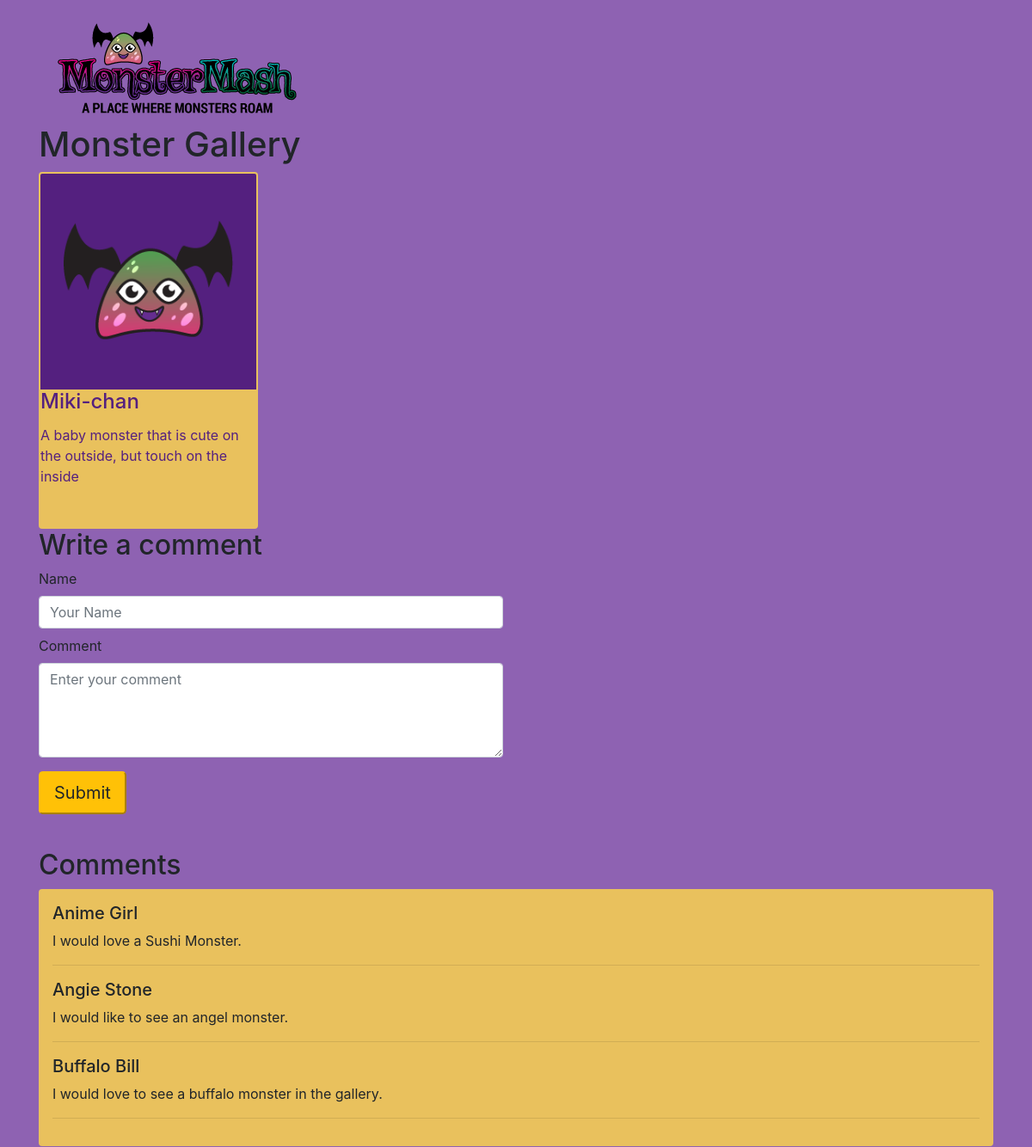
/ (upper part), run on an earlier commit of the app's database.
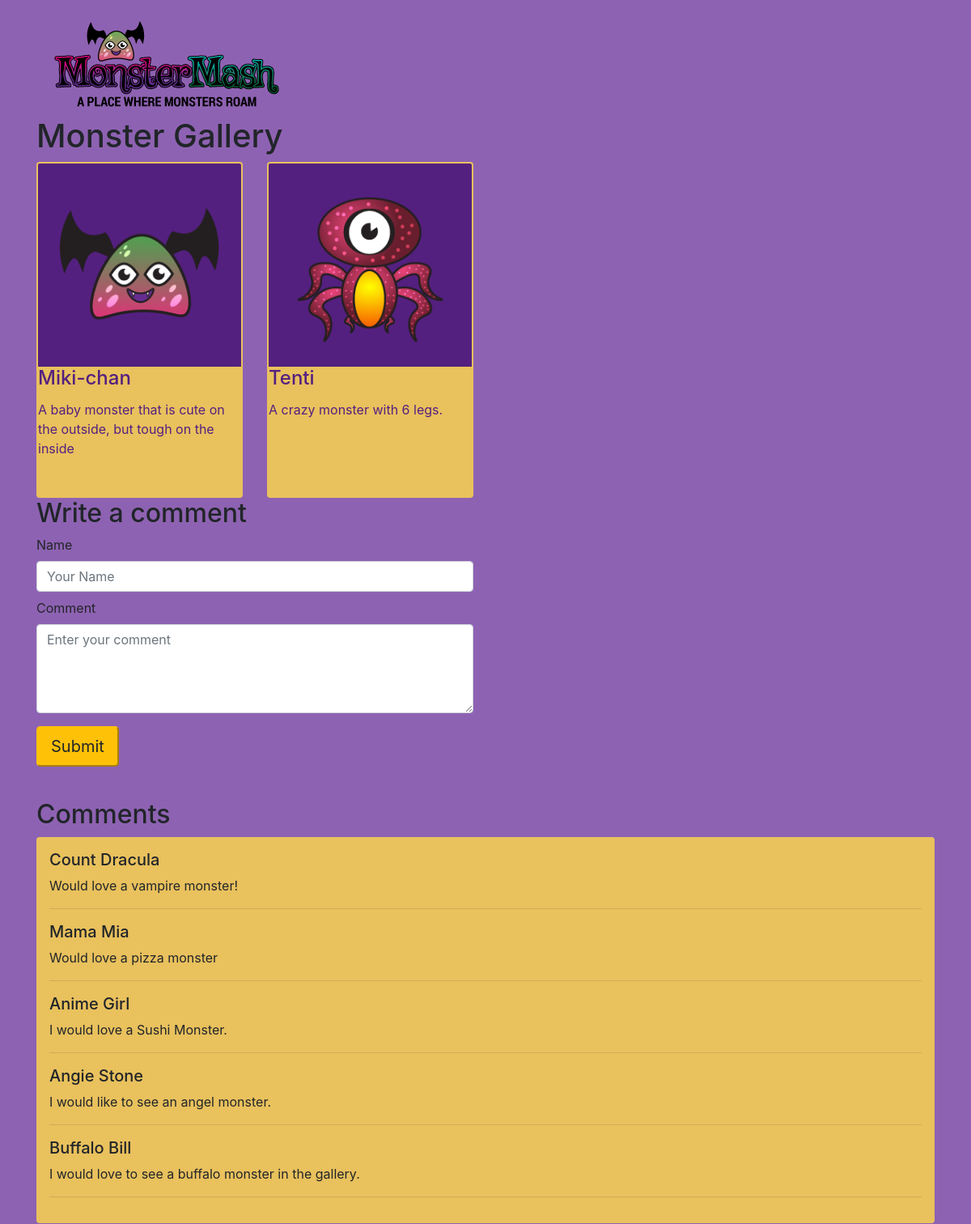
And on a later commit of the database.
### tables this page shows
CREATE TABLE `monsters` (
  `name` varchar(20) NOT NULL,
  `description` text NOT NULL,
  `img_path` varchar(120) NOT NULL
);

CREATE TABLE `comments` (
  `id` int(11) NOT NULL,
  `name` varchar(20) NOT NULL,
  `comment` varchar(120) NOT NULL
);

### inc/comments_section.php (the view, shortened to what this page needs)
<section id="display_comments">
        <h2>Comments</h2>
        <div id="comment-box">
			<?php
				$sql = 'SELECT name, comment FROM comments ORDER BY id DESC';
                $stmt = $db->prepare($sql);
                $stmt->execute();
                $rows = $stmt->fetchAll();
				foreach ( $rows as $comment) {
					$name = $comment['name'];
					$comment = $comment['comment'];
					echo "<h5>".$name."</h5>";
					echo "<p>".$comment."</p><hr>";
				}
			?>
        </div>
</section>

### inc/header.php (shortened to what this page needs)
<!DOCTYPE html>
<html lang="en">
  <head>
    <link rel="stylesheet" href="https://maxcdn.bootstrapcdn.com/bootstrap/4.0.0-alpha.2/css/bootstrap.min.css">
  	<link rel="stylesheet" type="text/css" href="https://maxcdn.bootstrapcdn.com/font-awesome/4.6.3/css/font-awesome.min.css">
    <link rel="stylesheet" type="text/css" href="css/main.css">
  </head>
  <body>
    <div class="container">
        <div id="logo" class="center-block"><a href="index.php"></a></div>

### inc/gallery.php
<?php
    $pageTitle = 'Monster Gallery';
?>
<section id="gallery">
    <h1 id="pageTitle"><?php echo $pageTitle; ?></h1>
    <div class="row">
    <?php
        $sql = 'SELECT * FROM monsters';
        $monsters = $db->prepare($sql);
        $monsters->execute();
        foreach ( $monsters as $monster) {
            $name = $monster["name"];
            $desc = $monster["description"];
            $img = $monster["img_path"];
            $monsterCard = '';
            $monsterCard .= '<div class="col-lg-3 col-sm-6"><div class="card monsterCard">';
            $monsterCard .= '<img class="card-img-top img-fluid center-block" src="'. $img .'" alt="'. $name .'">';
            $monsterCard .= '<div class="card-block"><h4 class="card-title">'. $name .'</h4>';
            $monsterCard .= '<p class="card-text">'. $desc .'</p></div></div></div>';
            echo $monsterCard;
        }
    ?>
    </div>
</section>

### index.php (shortened to what this page needs)
<?php
    include("inc/header.php");
?>
    <?php include("inc/gallery.php"); ?>
    <section id="comment_section">
        <div class="row">
            <div class="col-md-6">
                <h2>Write a comment</h2>
                <form method="POST" action="post_comment.php">
                 <div class="form-group">
                    <label for="name">Name</label>
                    <input id="name" class="form-control" type="text" name="name" placeholder="Your Name" maxlength="20">
                    <label for="comment">Comment</label>
                    <textarea id="comment" class="form-control" name="comment" rows="4" placeholder="Enter your comment" maxlength="120"></textarea>
                  </div>
                  <input class="btn-lg btn-warning" type="submit" value="Submit">
                </form>
            </div>
        </div>
    </section>
    <?php include("inc/comments_section.php"); ?>
</div>
  </body>
</html>

### css/main.css (style rules this page uses)
body { background-color: #8E62B2; }
a { color: white; }
#logo { height: 8em; width: 20em; margin-top: 1em; }
#logo a { background: url("../img/logo.png") center no-repeat; width: 100%; height: 100%; display: block; }
.card-block { min-height: 10em; }
.card { background: #54207F; color: #54207F; border: 2px solid #E9C15D; }
.card-block { background: #E9C15D; }
input { margin-bottom: .5rem; }
#display_comments { margin-top: 2em; }
#comment-box { background: #E9C15D; padding: 1rem; border-radius: 4px; }

What changed in the data, as far as the page shows it:
changed monsters "Miki-chan": description "A baby monster that is cute on the outside, but touch on the inside" → "A baby monster that is cute on the outside, but tough on the inside"
added monsters: img_path (picture), name "Tenti", description "A crazy monster with 6 legs."
added comments: name "Count Dracula", comment "Would love a vampire monster!"
added comments: name "Mama Mia", comment "Would love a pizza monster"
